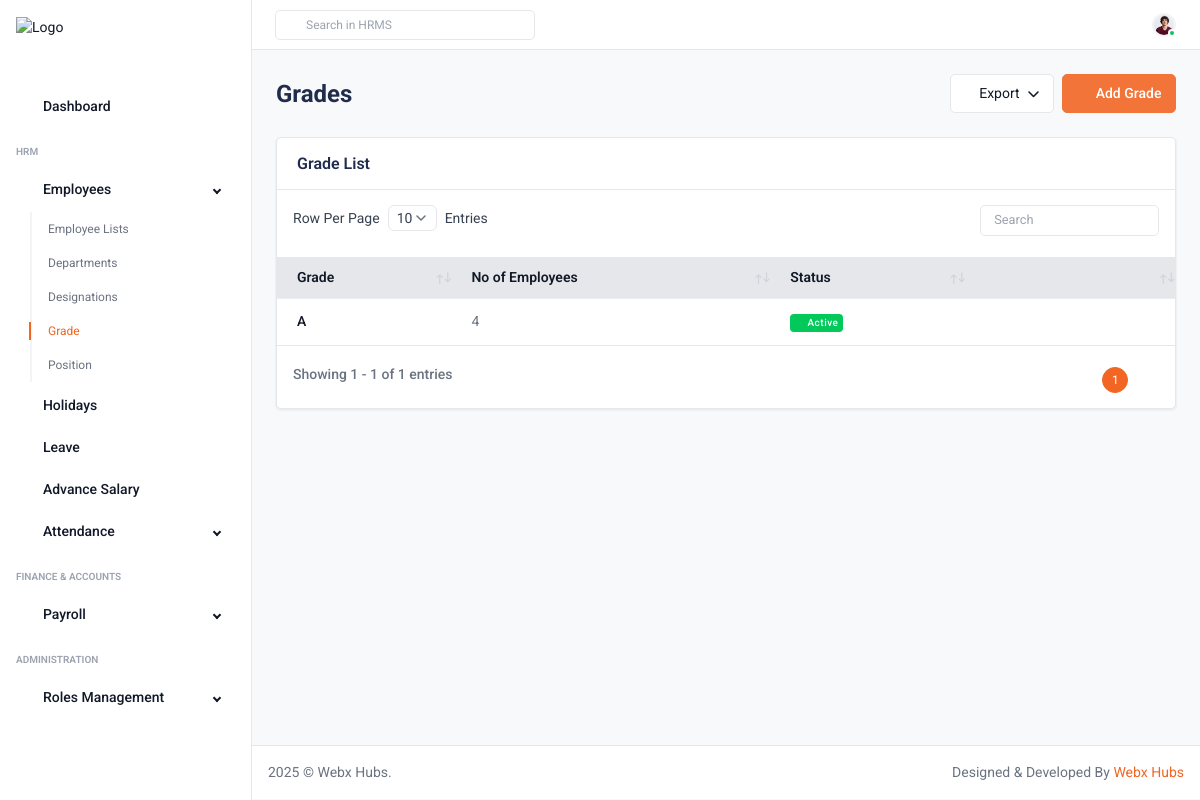
/grade/ (signed in), run on the app's committed database.
### manager/models.py (models this page shows, shortened)
class Grade(models.Model):
    STATUS_CHOICES = [
        ('Active', 'Active'),
        ('Inactive', 'Inactive'),
    ]
    status = models.CharField(max_length=10, choices=STATUS_CHOICES, default='Active')
    name = models.CharField(max_length=100, unique=True)

### hrms/views.py (the view)
# urls.py: path('grade/', views.grade),
@login_required
def grade(request):
    departments = Grade.objects.annotate(employee_count=Count('employee'))
    context = {
        "grade": "active",
        "grades": departments,
    }
    return render(request, "grade.html", context)

### manager/templatetags/permissions.py (called while the page is built)
@register.simple_tag(takes_context=True)
def has_permission(context, permission_name):
    user = context['request'].user
    if user.is_authenticated:
        if user.is_superuser:
            return True
        try:
            employee = user.employee
            return RolePermission.objects.filter(role=employee.role, permission__name=permission_name).exists()
        except Exception:
            return False
    return False

### templates/grade.html (shortened to what this page needs)
<!DOCTYPE html>
<html lang="en">
<head>
    {% include 'css.html' %}
</head>
<body>
    <div class="main-wrapper">
        {% include 'header.html' %}
        {% include 'sidebar.html' %}
        <div class="page-wrapper" style="min-height: 570px;">
            <div class="content">
                <div class="d-md-flex d-block align-items-center justify-content-between page-breadcrumb mb-3">
                    <div class="my-auto mb-2">
                        <h2 class="mb-1">Grades</h2>
                    </div>
                    <div class="d-flex my-xl-auto right-content align-items-center flex-wrap ">
                        <div class="me-2 mb-2">
                            <div class="dropdown">
                                <a href="javascript:void(0);"
                                    class="dropdown-toggle btn btn-white d-inline-flex align-items-center"
                                    data-bs-toggle="dropdown">
                                    <i class="ti ti-file-export me-1"></i>Export
                                </a>
                            </div>
                        </div>
                        <div class="mb-2">
                            <a href="#" data-bs-toggle="modal" data-bs-target="#add_department"
                                class="btn btn-primary d-flex align-items-center"><i
                                    class="ti ti-circle-plus me-2"></i>Add Grade</a>
                        </div>
                    </div>
                </div>
                <div class="card">
                    <div class="card-header d-flex align-items-center justify-content-between flex-wrap row-gap-3">
                        <h5>Grade List</h5>
                    </div>
                    <div class="card-body p-0">
                        <div class="custom-datatable-filter table-responsive">
                            <div id="DataTables_Table_0_wrapper" class="dataTables_wrapper dt-bootstrap5 no-footer">
                                <div class="row dt-row">
                                    <div class="col-sm-12 table-responsive">
                                        <table class="table datatable dataTable no-footer" id="DataTables_Table_0"
                                            aria-describedby="DataTables_Table_0_info">
                                            {% if grades %}
                                            <thead class="thead-light">
                                                <tr>
                                                    <th>Grade</th>
                                                    <th>No of Employees</th>
                                                    <th>Status</th>
                                                    <th></th>
                                                </tr>
                                            </thead>
                                            <tbody>
                                                {% for dept in grades %}
                                                <tr>
                                                    <td>
                                                        <h6 class="fw-medium">
                                                            <a href="#">{{ dept.name }}</a>
                                                        </h6>
                                                    </td>
                                                    <td>{{ dept.employee_count }}</td>
                                                    <td>
                                                        {% if dept.status == "Active" %}
                                                        <span
                                                            class="badge badge-success d-inline-flex align-items-center badge-xs">
                                                            <i class="ti ti-point-filled me-1"></i>Active
                                                        </span>
                                                        {% else %}
                                                        <span
                                                            class="badge badge-danger d-inline-flex align-items-center badge-xs">
                                                            <i class="ti ti-point-filled me-1"></i>Inactive
                                                        </span>
                                                        {% endif %}
                                                    </td>
                                                    <td>
                                                        <div class="action-icon d-inline-flex">
                                                            <a href="#" class="me-2 edit-dept-btn"
                                                                data-bs-toggle="modal" data-bs-target="#edit_department"
                                                                data-id="{{ dept.id }}" data-name="{{ dept.name }}"
                                                                data-status="{{ dept.status }}">
                                                                <i class="ti ti-edit"></i>
                                                            </a>
                                                            <a href="javascript:void(0);" class="delete-dept-btn"
                                                                data-bs-toggle="modal" data-bs-target="#delete_modal"
                                                                data-id="{{ dept.id }}">
                                                                <i class="ti ti-trash"></i>
                                                            </a>
                                                        </div>
                                                    </td>
                                                </tr>
                                                {% endfor %}
                                            </tbody>
                                            {% else %}
                                            <thead class="thead-light">
                                                <tr>
                                                    <th colspan="4" class="text-center">No Grades found.</th>
                                                </tr>
                                            </thead>
                                            {% endif %}
                                        </table>
                                    </div>
                                </div>
                            </div>
                        </div>
                    </div>
                </div>
            </div>
            <div class="footer d-sm-flex align-items-center justify-content-between border-top bg-white p-3">
                <p class="mb-0">2025 © Webx Hubs.</p>
                <p>Designed &amp; Developed By <a href="javascript:void(0);" class="text-primary">Webx Hubs</a></p>
            </div>
        </div>
    </div>
</body>
</html>

### data on the page
Grade: name "A", employee_count "4", status "Active" (drawn)
